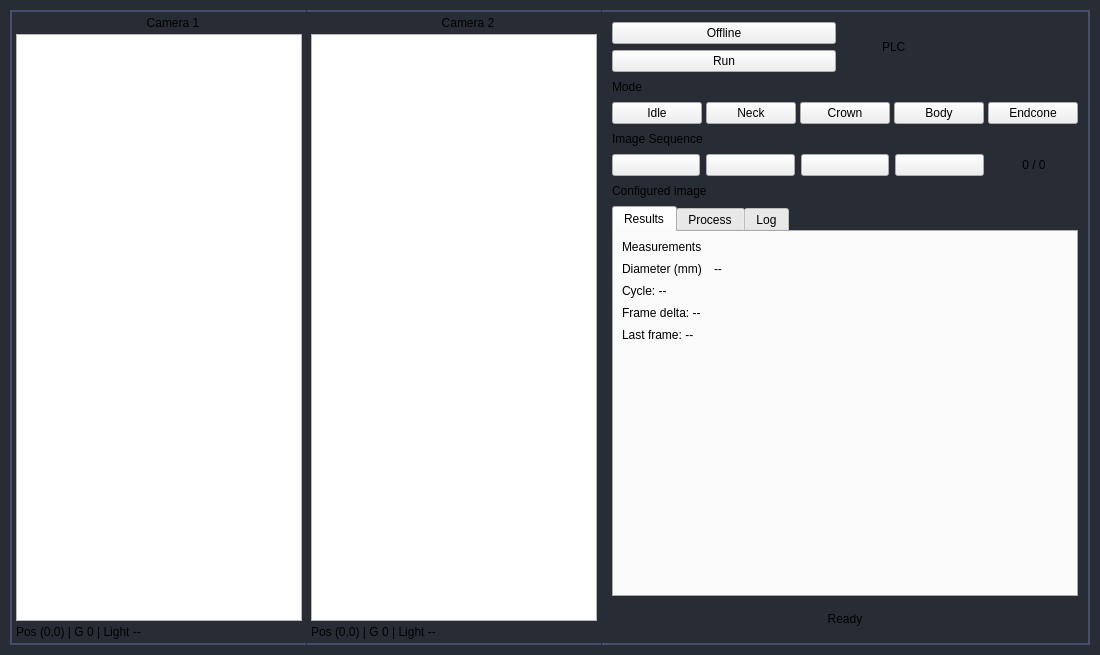
<?xml version="1.0" encoding="UTF-8"?>
<ui version="4.0">
 <class>PageHome</class>
 <widget class="QWidget" name="PageHome">
  <property name="geometry">
   <rect>
    <x>0</x>
    <y>0</y>
    <width>1100</width>
    <height>655</height>
   </rect>
  </property>
  <property name="windowTitle">
   <string>Stereo Measurement</string>
  </property>
  <property name="styleSheet">
   <string notr="true">#PageHome {
    background-color: rgb(40, 44, 52);
}
#frameCam1 {
    border-top: 2px solid rgb(70, 80, 110);
    border-left: 2px solid rgb(70, 80, 110);
    border-bottom: 2px solid rgb(70, 80, 110);
    border-right: 0px solid rgb(70, 80, 110);
}
#frameCam2 {
    border-top: 2px solid rgb(70, 80, 110);
    border-left: 0px solid rgb(70, 80, 110);
    border-bottom: 2px solid rgb(70, 80, 110);
    border-right: 0px solid rgb(70, 80, 110);
}
#rightPanel {
    border-top: 2px solid rgb(70, 80, 110);
    border-left: 0px solid rgb(70, 80, 110);
    border-bottom: 2px solid rgb(70, 80, 110);
    border-right: 2px solid rgb(70, 80, 110);
    background: transparent;
}
#rightPanel QLabel {
    border: 0px;
}</string>
  </property>
  <layout class="QHBoxLayout" name="horizontalLayout">
   <property name="spacing">
    <number>8</number>
   </property>
   <property name="leftMargin">
    <number>10</number>
   </property>
   <property name="topMargin">
    <number>10</number>
   </property>
   <property name="rightMargin">
    <number>10</number>
   </property>
   <property name="bottomMargin">
    <number>10</number>
   </property>
   <item>
    <widget class="QSplitter" name="mainSplitter">
     <property name="orientation">
      <enum>Qt::Orientation::Horizontal</enum>
     </property>
     <property name="handleWidth">
      <number>1</number>
     </property>
     <widget class="QSplitter" name="viewSplitter">
      <property name="orientation">
       <enum>Qt::Orientation::Horizontal</enum>
      </property>
      <property name="handleWidth">
       <number>1</number>
      </property>
      <widget class="QFrame" name="frameCam1">
       <property name="frameShape">
        <enum>QFrame::Shape::StyledPanel</enum>
       </property>
       <property name="frameShadow">
        <enum>QFrame::Shadow::Raised</enum>
       </property>
       <layout class="QGridLayout" name="gridLayoutCam1">
        <property name="leftMargin">
         <number>4</number>
        </property>
        <property name="topMargin">
         <number>4</number>
        </property>
        <property name="rightMargin">
         <number>4</number>
        </property>
        <property name="bottomMargin">
         <number>4</number>
        </property>
        <property name="spacing">
         <number>4</number>
        </property>
        <item row="0" column="0">
         <layout class="QHBoxLayout" name="cam1TitleLayout">
          <property name="spacing">
           <number>4</number>
          </property>
          <item>
           <widget class="QLabel" name="lblCamera1Status">
            <property name="maximumSize">
             <size>
              <width>24</width>
              <height>24</height>
             </size>
            </property>
            <property name="text">
             <string/>
            </property>
            <property name="pixmap">
             <pixmap resource="../resources.qrc">:/images/images/images/ledHigh.png</pixmap>
            </property>
            <property name="scaledContents">
             <bool>true</bool>
            </property>
           </widget>
          </item>
          <item>
           <widget class="QLabel" name="labelCam1">
            <property name="text">
             <string>Camera 1</string>
            </property>
            <property name="alignment">
             <set>Qt::AlignmentFlag::AlignCenter</set>
            </property>
           </widget>
          </item>
         </layout>
        </item>
        <item row="1" column="0">
         <widget class="CustomGraphicsView" name="cam1GraphicsView"/>
        </item>
        <item row="2" column="0">
         <widget class="QLabel" name="lblCam1Info">
          <property name="text">
           <string>Pos (0,0) | G 0 | Light --</string>
          </property>
         </widget>
        </item>
       </layout>
      </widget>
      <widget class="QFrame" name="frameCam2">
       <property name="frameShape">
        <enum>QFrame::Shape::StyledPanel</enum>
       </property>
       <property name="frameShadow">
        <enum>QFrame::Shadow::Raised</enum>
       </property>
       <layout class="QGridLayout" name="gridLayoutCam2">
        <property name="leftMargin">
         <number>4</number>
        </property>
        <property name="topMargin">
         <number>4</number>
        </property>
        <property name="rightMargin">
         <number>4</number>
        </property>
        <property name="bottomMargin">
         <number>4</number>
        </property>
        <property name="spacing">
         <number>4</number>
        </property>
        <item row="0" column="0">
         <layout class="QHBoxLayout" name="cam2TitleLayout">
          <property name="spacing">
           <number>4</number>
          </property>
          <item>
           <widget class="QLabel" name="lblCamera2Status">
            <property name="maximumSize">
             <size>
              <width>24</width>
              <height>24</height>
             </size>
            </property>
            <property name="text">
             <string/>
            </property>
            <property name="pixmap">
             <pixmap resource="../resources.qrc">:/images/images/images/ledHigh.png</pixmap>
            </property>
            <property name="scaledContents">
             <bool>true</bool>
            </property>
           </widget>
          </item>
          <item>
           <widget class="QLabel" name="labelCam2">
            <property name="text">
             <string>Camera 2</string>
            </property>
            <property name="alignment">
             <set>Qt::AlignmentFlag::AlignCenter</set>
            </property>
           </widget>
          </item>
         </layout>
        </item>
        <item row="1" column="0">
         <widget class="CustomGraphicsView" name="cam2GraphicsView"/>
        </item>
        <item row="2" column="0">
         <widget class="QLabel" name="lblCam2Info">
          <property name="text">
           <string>Pos (0,0) | G 0 | Light --</string>
          </property>
         </widget>
        </item>
       </layout>
      </widget>
     </widget>
     <widget class="QFrame" name="rightPanel">
      <property name="minimumSize">
       <size>
        <width>300</width>
        <height>0</height>
       </size>
      </property>
      <property name="frameShape">
       <enum>QFrame::Shape::StyledPanel</enum>
      </property>
      <property name="frameShadow">
       <enum>QFrame::Shadow::Raised</enum>
      </property>
      <layout class="QVBoxLayout" name="rightLayout">
       <property name="spacing">
        <number>8</number>
       </property>
       <property name="leftMargin">
        <number>10</number>
       </property>
       <property name="topMargin">
        <number>10</number>
       </property>
       <property name="rightMargin">
        <number>10</number>
       </property>
       <property name="bottomMargin">
        <number>10</number>
       </property>
       <item>
        <layout class="QHBoxLayout" name="runtimeButtonLayout">
         <property name="spacing">
          <number>18</number>
         </property>
         <item>
          <layout class="QVBoxLayout" name="runtimeButtonGroupLayout">
           <property name="spacing">
            <number>6</number>
           </property>
           <item>
            <widget class="QPushButton" name="btnOnline">
             <property name="text">
              <string>Offline</string>
             </property>
             <property name="checkable">
              <bool>true</bool>
             </property>
             <property name="checked">
              <bool>false</bool>
             </property>
            </widget>
           </item>
           <item>
            <widget class="QPushButton" name="btnStart">
             <property name="text">
              <string>Run</string>
             </property>
            </widget>
           </item>
          </layout>
         </item>
         <item>
          <layout class="QVBoxLayout" name="connectionStatusLayout">
           <property name="spacing">
            <number>4</number>
           </property>
           <item>
            <layout class="QHBoxLayout" name="plcStatusLayout">
             <property name="spacing">
              <number>4</number>
             </property>
             <item>
              <widget class="QLabel" name="lblPlcStatus">
               <property name="maximumSize">
                <size>
                 <width>24</width>
                 <height>24</height>
                </size>
               </property>
               <property name="text">
                <string/>
               </property>
               <property name="pixmap">
                <pixmap resource="../resources.qrc">:/images/images/images/ledHigh.png</pixmap>
               </property>
               <property name="scaledContents">
                <bool>true</bool>
               </property>
              </widget>
             </item>
             <item>
              <widget class="QLabel" name="labelPlcStatus">
               <property name="text">
                <string>PLC</string>
               </property>
              </widget>
             </item>
            </layout>
           </item>
          </layout>
         </item>
        </layout>
       </item>
       <item>
        <widget class="QLabel" name="labelOfflineMode">
         <property name="text">
          <string>Mode</string>
         </property>
        </widget>
       </item>
       <item>
        <layout class="QHBoxLayout" name="stageModeLayout">
         <property name="spacing">
          <number>4</number>
         </property>
         <item>
          <widget class="QPushButton" name="btnStageIdle">
           <property name="text">
            <string>Idle</string>
           </property>
           <property name="checkable">
            <bool>true</bool>
           </property>
          </widget>
         </item>
         <item>
          <widget class="QPushButton" name="btnStageNeck">
           <property name="text">
            <string>Neck</string>
           </property>
           <property name="checkable">
            <bool>true</bool>
           </property>
          </widget>
         </item>
         <item>
          <widget class="QPushButton" name="btnStageCrown">
           <property name="text">
            <string>Crown</string>
           </property>
           <property name="checkable">
            <bool>true</bool>
           </property>
          </widget>
         </item>
         <item>
          <widget class="QPushButton" name="btnStageBody">
           <property name="text">
            <string>Body</string>
           </property>
           <property name="checkable">
            <bool>true</bool>
           </property>
          </widget>
         </item>
         <item>
          <widget class="QPushButton" name="btnStageEndcone">
           <property name="text">
            <string>Endcone</string>
           </property>
           <property name="checkable">
            <bool>true</bool>
           </property>
          </widget>
         </item>
        </layout>
       </item>
       <item>
        <widget class="QLabel" name="labelOfflineImages">
         <property name="text">
          <string>Image Sequence</string>
         </property>
        </widget>
       </item>
       <item>
        <layout class="QHBoxLayout" name="offlineFileLayout">
         <property name="spacing">
          <number>6</number>
         </property>
         <item>
          <widget class="QPushButton" name="btnFirstImage">
           <property name="toolTip">
            <string>First image</string>
           </property>
           <property name="text">
            <string/>
           </property>
           <property name="icon">
            <iconset resource="../resources.qrc">
             <normaloff>:/icons/images/icons/cil-media-skip-backward.png</normaloff>:/icons/images/icons/cil-media-skip-backward.png</iconset>
           </property>
          </widget>
         </item>
         <item>
          <widget class="QPushButton" name="btnPreviousImage">
           <property name="toolTip">
            <string>Previous image</string>
           </property>
           <property name="text">
            <string/>
           </property>
           <property name="icon">
            <iconset resource="../resources.qrc">
             <normaloff>:/icons/images/icons/cil-chevron-left.png</normaloff>:/icons/images/icons/cil-chevron-left.png</iconset>
           </property>
          </widget>
         </item>
         <item>
          <widget class="QPushButton" name="btnNextImage">
           <property name="toolTip">
            <string>Next image</string>
           </property>
           <property name="text">
            <string/>
           </property>
           <property name="icon">
            <iconset resource="../resources.qrc">
             <normaloff>:/icons/images/icons/cil-chevron-right.png</normaloff>:/icons/images/icons/cil-chevron-right.png</iconset>
           </property>
          </widget>
         </item>
         <item>
          <widget class="QPushButton" name="btnLastImage">
           <property name="toolTip">
            <string>Last image</string>
           </property>
           <property name="text">
            <string/>
           </property>
           <property name="icon">
            <iconset resource="../resources.qrc">
             <normaloff>:/icons/images/icons/cil-media-skip-forward.png</normaloff>:/icons/images/icons/cil-media-skip-forward.png</iconset>
           </property>
          </widget>
         </item>
         <item>
          <widget class="QLabel" name="lblImageIndex">
           <property name="text">
            <string>0 / 0</string>
           </property>
           <property name="alignment">
            <set>Qt::AlignmentFlag::AlignCenter</set>
           </property>
          </widget>
         </item>
        </layout>
       </item>
       <item>
        <widget class="QLabel" name="lblOfflineImage">
         <property name="toolTip">
          <string>Current offline image</string>
         </property>
         <property name="text">
          <string>Configured image</string>
         </property>
        </widget>
       </item>
       <item>
        <widget class="QTabWidget" name="detailsTabs">
         <property name="currentIndex">
          <number>0</number>
         </property>
         <widget class="QWidget" name="tabResults">
          <attribute name="title">
           <string>Results</string>
          </attribute>
          <layout class="QVBoxLayout" name="resultsLayout">
           <property name="spacing">
            <number>8</number>
           </property>
           <property name="leftMargin">
            <number>8</number>
           </property>
           <property name="topMargin">
            <number>8</number>
           </property>
           <property name="rightMargin">
            <number>8</number>
           </property>
           <property name="bottomMargin">
            <number>8</number>
           </property>
           <item>
            <widget class="QLabel" name="labelMeasurements">
             <property name="text">
              <string>Measurements</string>
             </property>
            </widget>
           </item>
           <item>
            <layout class="QFormLayout" name="valuesForm">
             <property name="horizontalSpacing">
              <number>12</number>
             </property>
             <property name="verticalSpacing">
              <number>8</number>
             </property>
             <item row="1" column="0">
              <widget class="QLabel" name="labelDiameter">
               <property name="text">
                <string>Diameter (mm)</string>
               </property>
              </widget>
             </item>
             <item row="1" column="1">
              <widget class="QLabel" name="lblDiameter">
               <property name="text">
                <string>--</string>
               </property>
              </widget>
             </item>
            </layout>
           </item>
           <item>
            <widget class="QLabel" name="lblCycle">
             <property name="text">
              <string>Cycle: --</string>
             </property>
            </widget>
           </item>
           <item>
            <widget class="QLabel" name="lblFrameDelta">
             <property name="text">
              <string>Frame delta: --</string>
             </property>
            </widget>
           </item>
           <item>
            <widget class="QLabel" name="lblLastFrame">
             <property name="text">
              <string>Last frame: --</string>
             </property>
            </widget>
           </item>
           <item>
            <spacer name="resultsSpacer">
             <property name="orientation">
              <enum>Qt::Orientation::Vertical</enum>
             </property>
             <property name="sizeHint" stdset="0">
              <size>
               <width>20</width>
               <height>40</height>
              </size>
             </property>
            </spacer>
           </item>
          </layout>
         </widget>
         <widget class="QWidget" name="tabProcess">
          <attribute name="title">
           <string>Process</string>
          </attribute>
          <layout class="QVBoxLayout" name="processLayout">
           <property name="leftMargin">
            <number>4</number>
           </property>
           <property name="topMargin">
            <number>4</number>
           </property>
           <property name="rightMargin">
            <number>4</number>
           </property>
           <property name="bottomMargin">
            <number>4</number>
           </property>
           <item>
            <widget class="QTreeWidget" name="treeProcess">
             <property name="alternatingRowColors">
              <bool>false</bool>
             </property>
             <property name="indentation">
              <number>0</number>
             </property>
             <property name="rootIsDecorated">
              <bool>false</bool>
             </property>
             <property name="uniformRowHeights">
              <bool>true</bool>
             </property>
             <column>
              <property name="text">
               <string>Name</string>
              </property>
             </column>
             <column>
              <property name="text">
               <string>Value</string>
              </property>
             </column>
             <column>
              <property name="text">
               <string>Unit</string>
              </property>
             </column>
            </widget>
           </item>
          </layout>
         </widget>
         <widget class="QWidget" name="tabLog">
          <attribute name="title">
           <string>Log</string>
          </attribute>
          <layout class="QVBoxLayout" name="logLayout">
           <property name="leftMargin">
            <number>4</number>
           </property>
           <property name="topMargin">
            <number>4</number>
           </property>
           <property name="rightMargin">
            <number>4</number>
           </property>
           <property name="bottomMargin">
            <number>4</number>
           </property>
           <item>
            <widget class="QPlainTextEdit" name="txtLog">
             <property name="readOnly">
              <bool>true</bool>
             </property>
            </widget>
           </item>
          </layout>
         </widget>
        </widget>
       </item>
       <item>
        <widget class="QLabel" name="lblStatus">
         <property name="minimumSize">
          <size>
           <width>0</width>
           <height>28</height>
          </size>
         </property>
         <property name="text">
          <string>Ready</string>
         </property>
         <property name="alignment">
          <set>Qt::AlignmentFlag::AlignCenter</set>
         </property>
         <property name="wordWrap">
          <bool>true</bool>
         </property>
        </widget>
       </item>
      </layout>
     </widget>
    </widget>
   </item>
  </layout>
 </widget>
 <customwidgets>
  <customwidget>
   <class>CustomGraphicsView</class>
   <extends>QGraphicsView</extends>
   <header>widgets</header>
  </customwidget>
 </customwidgets>
 <resources>
  <include location="../resources.qrc"/>
 </resources>
 <connections/>
</ui>
